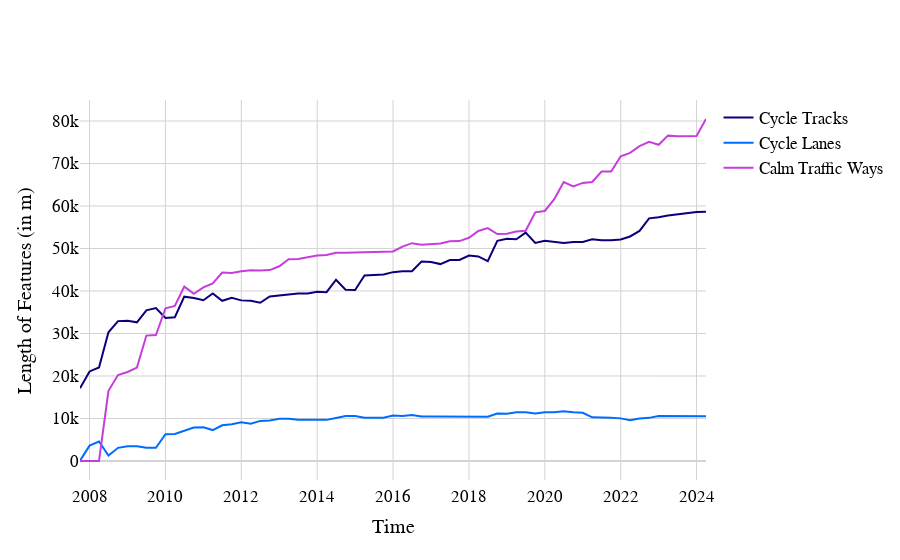

This figure's notebook cell:
### Markdown cell above
### Length of Features
Quarterly time series from every first day of every 3rd month to the present, for each class of infrastructure.

### Code cell
load_plot(
    gjson_area,
    "https://api.ohsome.org/v1/elements/length",
    querydict=dict_opwizqueries,
    ylabel="Length of Features (in m)",
    roads=w.value,
)
